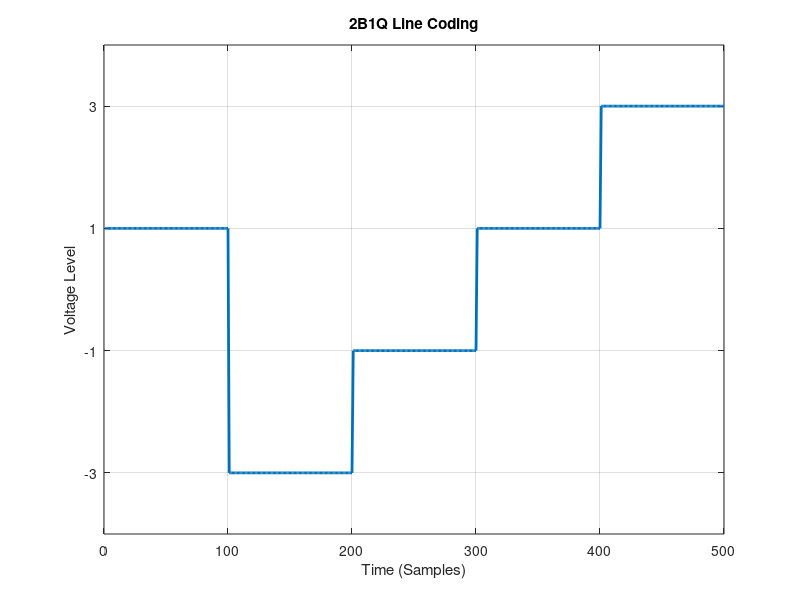

Write MATLAB code to recreate this figure.
clc; clear; close all;

bits = [1 1 0 0 0 1 1 1 1 0];  % ইনপুট (অবশ্যই জোড় সংখ্যার বিট হতে হবে)
n = 100;                   % রেজোলিউশন
x = [];

% --- মেইন লজিক (2 Bit করে লাফ দিব) ---
for i = 1 : 2 : length(bits)
    
    % বর্তমান বিট এবং তার পরের বিট ধরা
    b1 = bits(i);
    b2 = bits(i+1);
    
    % লজিক টেবিল চেক করা
    if b1 == 0 && b2 == 0
        lvl = -3;
    elseif b1 == 0 && b2 == 1
        lvl = -1;
    elseif b1 == 1 && b2 == 0
        lvl = 3;
    elseif b1 == 1 && b2 == 1
        lvl = 1;
    end
    
    % সেই লেভেল অনুযায়ী সিগন্যাল বানানো
    shape = lvl * ones(1, n);
    x = [x shape];
end

% --- প্লটিং ---
plot(x, 'LineWidth', 2);
axis([0 length(x) -4 4]); % ভোল্টেজ -3 থেকে +3, তাই লিমিট বাড়ালাম
grid on;
title('2B1Q Line Coding');
xlabel('Time (Samples)');
ylabel('Voltage Level');

% y-axis এ দাগগুলো ফিক্স করার জন্য (Optional)
yticks([-3 -1 1 3]);